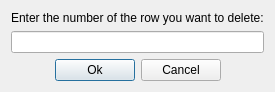
<?xml version="1.0" encoding="UTF-8"?>
<ui version="4.0">
 <class>dialogDelete</class>
 <widget class="QDialog" name="dialogDelete">
  <property name="geometry">
   <rect>
    <x>0</x>
    <y>0</y>
    <width>400</width>
    <height>131</height>
   </rect>
  </property>
  <property name="windowTitle">
   <string>Dialog</string>
  </property>
  <layout class="QGridLayout" name="gridLayout">
   <property name="sizeConstraint">
    <enum>QLayout::SetFixedSize</enum>
   </property>
   <item row="0" column="0">
    <layout class="QVBoxLayout" name="verticalLayout">
     <item>
      <widget class="QLabel" name="label">
       <property name="text">
        <string>Enter the number of the row you want to delete:</string>
       </property>
      </widget>
     </item>
     <item>
      <widget class="QLineEdit" name="lineEdit"/>
     </item>
    </layout>
   </item>
   <item row="1" column="0">
    <layout class="QGridLayout" name="gridLayout_2">
     <item row="0" column="0">
      <spacer name="horizontalSpacer">
       <property name="orientation">
        <enum>Qt::Horizontal</enum>
       </property>
       <property name="sizeHint" stdset="0">
        <size>
         <width>40</width>
         <height>20</height>
        </size>
       </property>
      </spacer>
     </item>
     <item row="0" column="1">
      <widget class="QPushButton" name="pushButtonOk">
       <property name="enabled">
        <bool>true</bool>
       </property>
       <property name="text">
        <string>Ok</string>
       </property>
      </widget>
     </item>
     <item row="0" column="2">
      <widget class="QPushButton" name="pushButtonCancel">
       <property name="text">
        <string>Cancel</string>
       </property>
      </widget>
     </item>
     <item row="0" column="3">
      <spacer name="horizontalSpacer_2">
       <property name="orientation">
        <enum>Qt::Horizontal</enum>
       </property>
       <property name="sizeHint" stdset="0">
        <size>
         <width>40</width>
         <height>20</height>
        </size>
       </property>
      </spacer>
     </item>
    </layout>
   </item>
  </layout>
 </widget>
 <resources/>
 <connections/>
</ui>
